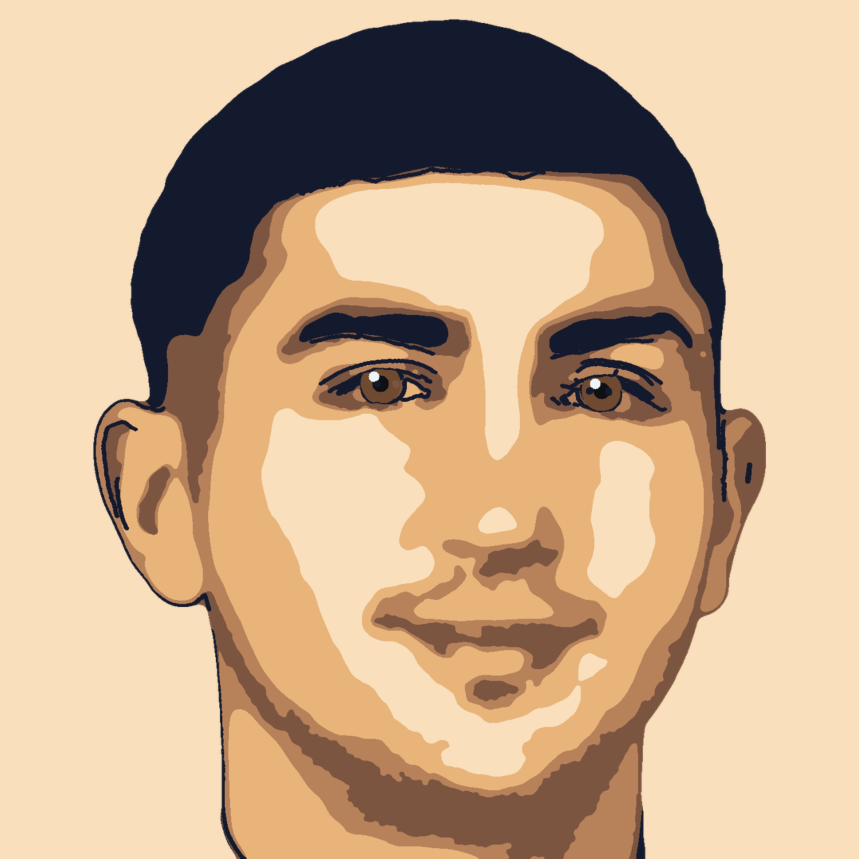
#> input picture assets/brand/portrait-quelle.jpg, 2576 x 2576 px (shown at 1/3 size)
$ python build-logo.py
#> lines starting #> are read from the running program, lines starting #| are printed output that depends on the picture; after the words box and inside, x2 and y2 are one past the last pixel; in counts of white or black regions, pixels touching at a corner belong together
#!/usr/bin/env python3
"""
VOLTIQ — Markenzeichen aus dem Portraet erzeugen.

    python3 scripts/build-logo.py

Liest assets/brand/portrait-quelle.jpg und schreibt alle Symbolgroessen.
Braucht Pillow und numpy:  pip install Pillow numpy

Ablauf:
  1. Freistellen per Flutfuellung vom Bildrand. Wichtig: der Hintergrund hat
     exakt dieselbe Farbe wie die Licht-Flaechen auf Stirn und Wange, ein
     globales Ersetzen dieser Farbe wuerde also Loecher ins Gesicht stanzen.
     Nur zusammenhaengende Randflaeche wird entfernt.
  2. Die fuenf Flaechenfarben der Vorlage werden auf die Markenpalette
     abgebildet. Das bindet das Bild an die Seite und buegelt zugleich die
     JPEG-Artefakte glatt.
  3. Rund zuschneiden, Kupferring setzen, Groessen ausgeben.
"""
from PIL import Image, ImageDraw, ImageFilter
import numpy as np
import os

WURZEL = os.path.dirname(os.path.dirname(os.path.abspath(__file__)))
QUELLBILD = os.path.join(WURZEL, 'assets/brand/portrait-quelle.jpg')
ARBEIT = 1024

# Flaechenfarben der Vorlage -> Markenpalette.
VORLAGE = np.array([
    [249, 223, 188],   # Licht (auch der Hintergrund)
    [232, 180, 122],   # Haut mittel
    [ 19,  26,  45],   # Haar und Linien
    [123,  85,  64],   # Schatten tief
    [183, 130,  90],   # Schatten mittel
], dtype=np.int32)
MARKE = np.array([
    [255, 238, 222],   # warmes Creme
    [214, 132,  66],   # Kupferhaut
    [ 22,  32,  58],   # Navy, leicht angehoben - sonst verschwindet
    [110,  58,  26],   # das Haar im dunklen Abzeichen
    [170,  96,  48],
], dtype=np.uint8)

ABZEICHEN_BG = (9, 13, 26, 255)
KUPFER = (255, 106, 43, 255)


def freistellen(im):
    """Hintergrund per Flutfuellung vom Rand entfernen."""
    flut = im.copy()
    MARKER = (255, 0, 255)
    b, h = flut.size
#> b = 1024; h = 1024
    for x in range(0, b, 8):
        for y in (0, h - 1):
            if flut.getpixel((x, y)) != MARKER:
                ImageDraw.floodfill(flut, (x, y), MARKER, thresh=26)
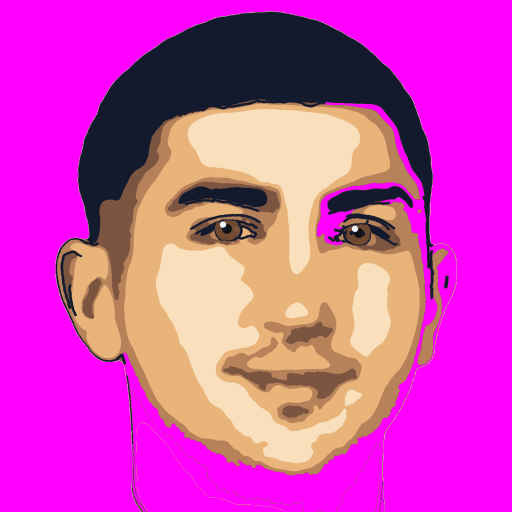
#> flut: PIL image 1024x1024 RGB (shown at 1/2 size); mean R, G, B 210.3, 68.9, 181.1
    for y in range(0, h, 8):
        for x in (0, b - 1):
            if flut.getpixel((x, y)) != MARKER:
                ImageDraw.floodfill(flut, (x, y), MARKER, thresh=26)
    treffer = np.all(np.asarray(flut) == np.array(MARKER), axis=2)
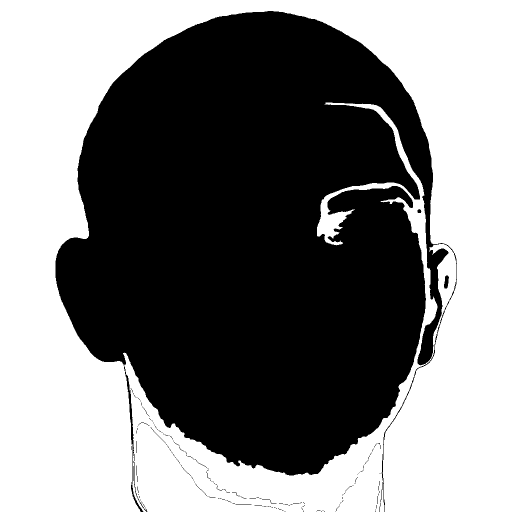
#> treffer: shape (1024, 1024) bool (shown at 1/2 size); 49.5% white; 1 white region, box (x1, y1, x2, y2) and area: (0, 0, 1024, 1024) 519167
    maske = Image.fromarray(np.where(treffer, 0, 255).astype('uint8'), 'L')
    return maske.filter(ImageFilter.GaussianBlur(1.2))
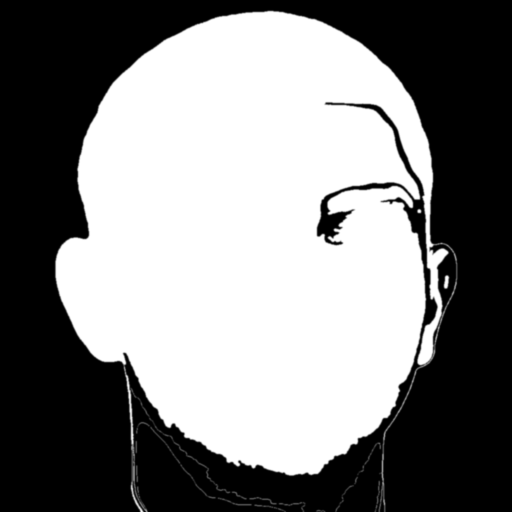
#> returned value: PIL image 1024x1024 L (shown at 1/2 size); min 0, max 255, mean 128.7


def umfaerben(im, maske):
    """Jede Flaechenfarbe auf ihre Markenfarbe abbilden.

    int32 ist Pflicht: die quadrierten Differenzen werden groesser als 32767
    und liefen unter int16 ueber, was die Zuordnung ins Gegenteil verkehrt.
    """
    rgb = np.asarray(im.convert('RGB')).astype(np.int32)
    abstand = ((rgb[:, :, None, :] - VORLAGE[None, None, :, :]) ** 2).sum(axis=3)
    neu = Image.fromarray(MARKE[abstand.argmin(axis=2)].astype('uint8'), 'RGB')
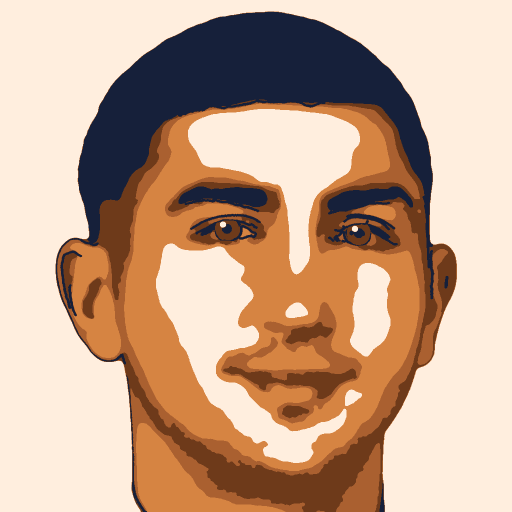
#> neu: PIL image 1024x1024 RGB (shown at 1/2 size); mean R, G, B 198.4, 165.9, 142.5
    neu.putalpha(maske)
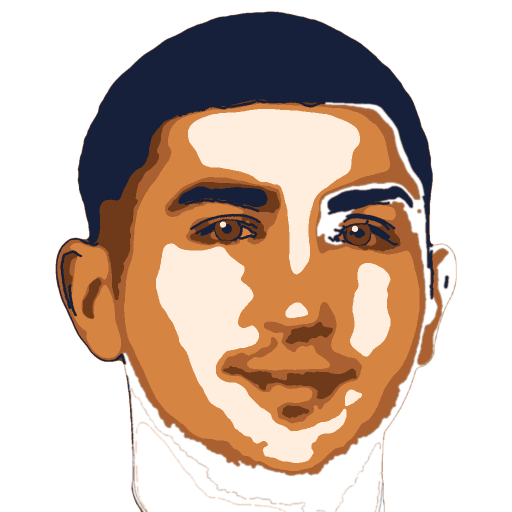
#> neu: PIL image 1024x1024 RGBA (shown at 1/2 size); mean R, G, B, A 198.4, 165.9, 142.5, 128.7; transparent parts drawn white
    return neu


def kopf_ausschnitt(maske):
    """Ausschnitt vom Haaransatz bis zum Kinn bestimmen.

    Unterhalb des Kinns laeuft die Silhouette in Hals und Schulter aus. Als
    Ende wird die Zeile genommen, ab der die Breite unter ein Fuenftel des
    Maximums faellt - das ist verlaesslicher als ein fester Pixelwert.
    """
    a = np.asarray(maske)
    breite = (a > 128).sum(axis=1)
#> breite = 1024 values, max 772 at index 508, min 0 at index 0, mean 515.3
    zeilen = np.nonzero(breite)[0]
#> zeilen = 998 values from 22 to 1023
    oben = int(zeilen[0])
#> oben = 22
    maxb = int(breite.max())
#> maxb = 772
    mitte = (oben + int(zeilen[-1])) // 2
#> mitte = 522
    unten = int(zeilen[-1])
#> unten = 1023
    for y in range(mitte, int(zeilen[-1]) + 1):
        if breite[y] < maxb * 0.20:
            unten = y
            break
    spalten = np.nonzero((a[oben:unten] > 128).sum(axis=0))[0]
#> spalten = 797 values from 111 to 912
    return int(spalten[0]), oben, int(spalten[-1]) + 1, unten


def abzeichen(gesicht, ausschnitt, px, rand=0.10, ring=0.019):
    """Kopf vollstaendig in den Kreis setzen.

    Der Kopf muss ganz hineinpassen - Ohren und Kinn duerfen nicht am Rand
    abgeschnitten werden. Deshalb wird nach der laengeren Seite skaliert und
    ringsum ein Rand freigelassen, statt eine feste Hoehe zu setzen.
    """
    C = px * 4
    b = Image.new('RGBA', (C, C), (0, 0, 0, 0))
    ImageDraw.Draw(b).ellipse([0, 0, C - 1, C - 1], fill=ABZEICHEN_BG)

    f = gesicht.crop(ausschnitt)
    platz = C * (1 - 2 * rand)
    faktor = min(platz / f.width, platz / f.height)
    ww, hh = max(1, int(f.width * faktor)), max(1, int(f.height * faktor))
    b.alpha_composite(f.resize((ww, hh), Image.LANCZOS),
                      ((C - ww) // 2, (C - hh) // 2))

    kreis = Image.new('L', (C, C), 0)
    ImageDraw.Draw(kreis).ellipse([0, 0, C - 1, C - 1], fill=255)
    b.putalpha(Image.composite(b.getchannel('A'), Image.new('L', (C, C), 0), kreis))

    r = max(2, int(C * ring))
    ImageDraw.Draw(b).ellipse([r // 2, r // 2, C - 1 - r // 2, C - 1 - r // 2],
                              outline=KUPFER, width=r)
    return b.resize((px, px), Image.LANCZOS)


im = Image.open(QUELLBILD).convert('RGB').resize((ARBEIT, ARBEIT), Image.LANCZOS)
maske = freistellen(im)
gesicht = umfaerben(im, maske)
AUSSCHNITT = kopf_ausschnitt(maske)
#> AUSSCHNITT = (111, 22, 913, 931)
print('Kopf-Ausschnitt:', AUSSCHNITT)
#| Kopf-Ausschnitt: (111, 22, 913, 931)

ZIELE = {
    'assets/brand/voltiq-mark-512.png': 512,
    'assets/brand/voltiq-mark-192.png': 192,
    'assets/brand/voltiq-mark-96.png':   96,
    'assets/icon-512.png':              512,
    'assets/icon-192.png':              192,
    'assets/apple-touch-icon.png':      180,
}
for pfad, px in ZIELE.items():
    ziel = os.path.join(WURZEL, pfad)
    abzeichen(gesicht, AUSSCHNITT, px).save(ziel, optimize=True)
    print('%-42s %4d px  %6d B' % (pfad, px, os.path.getsize(ziel)))
#> this loop made 6 passes
#> pass 1, in abzeichen, `f = gesicht.crop(ausschnitt)`:
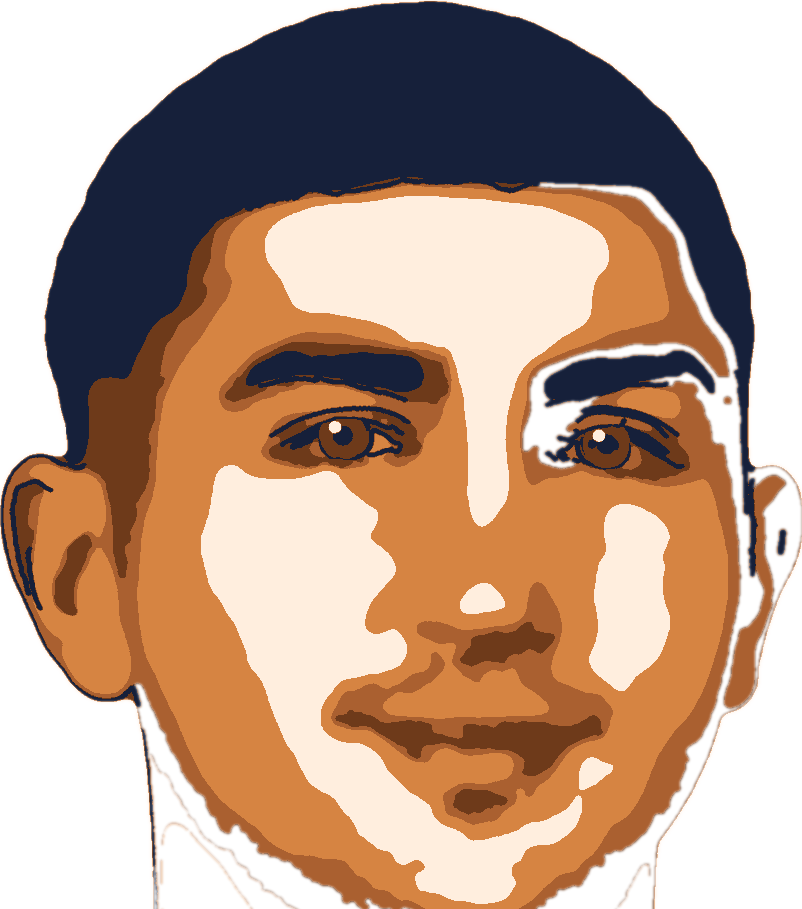
#> f: PIL image 802x909 RGBA; mean R, G, B, A 180, 143.8, 119.1, 184.1; transparent parts drawn white
#> pass 1, `abzeichen(gesicht, AUSSCHNITT, px).save(ziel, optimize=True)`:
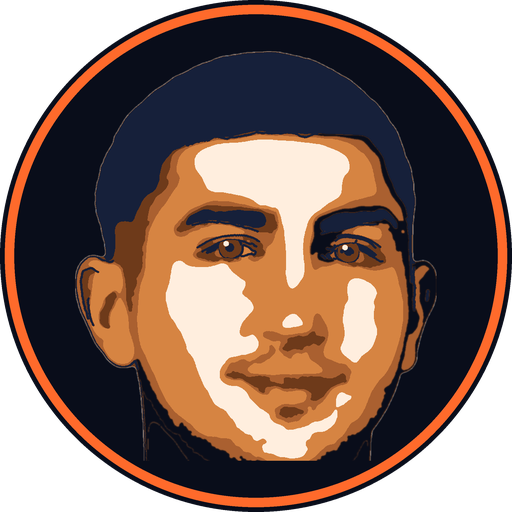
#> saved as voltiq-mark-512.png: PIL image 512x512 RGBA; mean R, G, B, A 82.5, 59, 49, 200.3; transparent parts drawn white

# Freigestelltes Gesicht ohne Abzeichen - fuer den Startbildschirm.
frei = gesicht.crop(AUSSCHNITT)
frei.thumbnail((560, 560), Image.LANCZOS)
frei.save(os.path.join(WURZEL, 'assets/brand/voltiq-gesicht.png'), optimize=True)
print('assets/brand/voltiq-gesicht.png           freigestellt')
